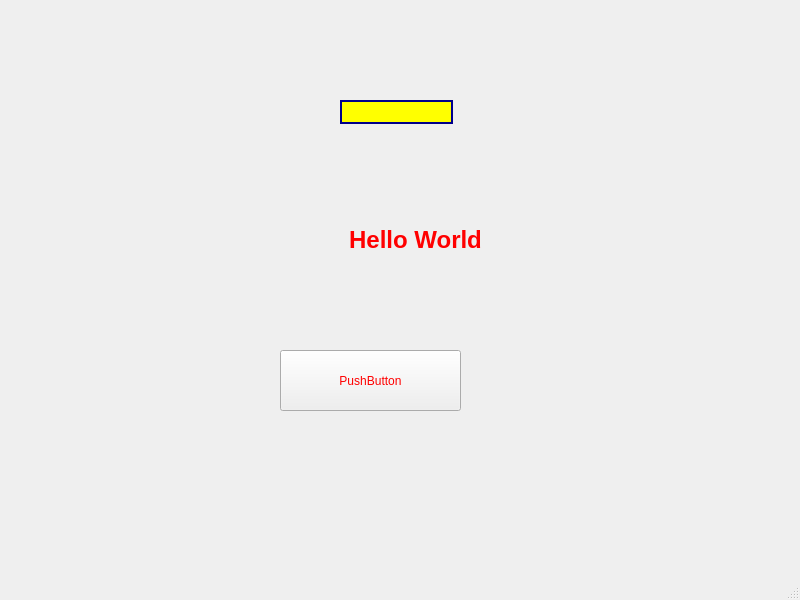
<?xml version="1.0" encoding="UTF-8"?>
<ui version="4.0">
 <class>MainWindow</class>
 <widget class="QMainWindow" name="MainWindow">
  <property name="geometry">
   <rect>
    <x>0</x>
    <y>0</y>
    <width>800</width>
    <height>600</height>
   </rect>
  </property>
  <property name="windowTitle">
   <string>MainWindow</string>
  </property>
  <property name="styleSheet">
   <string notr="true">background-image: url(:/img/img/WhatsApp Image 2022-01-20 at 16.09.18.jpeg);</string>
  </property>
  <widget class="QWidget" name="centralwidget">
   <widget class="QLabel" name="label">
    <property name="geometry">
     <rect>
      <x>290</x>
      <y>150</y>
      <width>251</width>
      <height>181</height>
     </rect>
    </property>
    <property name="text">
     <string>&lt;html&gt;&lt;head/&gt;&lt;body&gt;&lt;h1 align=&quot;center&quot; style=&quot; margin-top:18px; margin-bottom:12px; margin-left:0px; margin-right:0px; -qt-block-indent:0; text-indent:0px;&quot;&gt;&lt;span style=&quot; font-size:24pt; font-weight:700; color:#ff0000;&quot;&gt;Hello World&lt;/span&gt;&lt;/h1&gt;&lt;/body&gt;&lt;/html&gt;</string>
    </property>
   </widget>
   <widget class="QPushButton" name="pushButton">
    <property name="geometry">
     <rect>
      <x>280</x>
      <y>350</y>
      <width>181</width>
      <height>61</height>
     </rect>
    </property>
    <property name="styleSheet">
     <string notr="true">color:red;
font: 700 italic 20pt &quot;Segoe UI&quot;;</string>
    </property>
    <property name="text">
     <string>PushButton</string>
    </property>
   </widget>
   <widget class="QLineEdit" name="lineEdit">
    <property name="geometry">
     <rect>
      <x>340</x>
      <y>100</y>
      <width>113</width>
      <height>24</height>
     </rect>
    </property>
    <property name="styleSheet">
     <string notr="true">border-width: 2px;
border-style: solid;
border-color: darkblue;
background-color:yellow</string>
    </property>
   </widget>
  </widget>
  <widget class="QMenuBar" name="menubar">
   <property name="geometry">
    <rect>
     <x>0</x>
     <y>0</y>
     <width>800</width>
     <height>21</height>
    </rect>
   </property>
  </widget>
  <widget class="QStatusBar" name="statusbar"/>
 </widget>
 <resources/>
 <connections/>
</ui>
